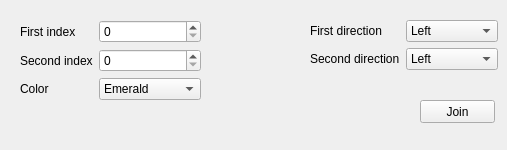
     <widget class="QWidget" name="joinTab">
      <attribute name="title">
       <string>Join</string>
      </attribute>
      <widget class="QWidget" name="layoutWidget">
       <property name="geometry">
        <rect>
         <x>20</x>
         <y>20</y>
         <width>181</width>
         <height>121</height>
        </rect>
       </property>
       <layout class="QFormLayout" name="formLayout_10">
        <item row="0" column="0">
         <widget class="QLabel" name="label_59">
          <property name="text">
           <string>First index</string>
          </property>
         </widget>
        </item>
        <item row="0" column="1">
         <widget class="QSpinBox" name="compCurveJoinFirstIndexSpinBox">
          <property name="maximum">
           <number>1000</number>
          </property>
         </widget>
        </item>
        <item row="1" column="0">
         <widget class="QLabel" name="label_60">
          <property name="text">
           <string>Second index</string>
          </property>
         </widget>
        </item>
        <item row="1" column="1">
         <widget class="QSpinBox" name="compCurveJoinSecondIndexSpinBox">
          <property name="maximum">
           <number>1000</number>
          </property>
         </widget>
        </item>
        <item row="2" column="0">
         <widget class="QLabel" name="label_84">
          <property name="text">
           <string>Color</string>
          </property>
         </widget>
        </item>
        <item row="2" column="1">
         <widget class="QComboBox" name="compCurveJoinComboBoxColor">
          <item>
           <property name="text">
            <string>Emerald</string>
           </property>
          </item>
          <item>
           <property name="text">
            <string>Amethyst</string>
           </property>
          </item>
          <item>
           <property name="text">
            <string>Pomegranate</string>
           </property>
          </item>
         </widget>
        </item>
       </layout>
      </widget>
      <widget class="QWidget" name="layoutWidget">
       <property name="geometry">
        <rect>
         <x>310</x>
         <y>20</y>
         <width>188</width>
         <height>71</height>
        </rect>
       </property>
       <layout class="QFormLayout" name="formLayout_11">
        <item row="0" column="0">
         <widget class="QLabel" name="label_61">
          <property name="text">
           <string>First direction</string>
          </property>
         </widget>
        </item>
        <item row="0" column="1">
         <widget class="QComboBox" name="compCurveJoinFirstDirectionComboBox">
          <item>
           <property name="text">
            <string>Left</string>
           </property>
          </item>
          <item>
           <property name="text">
            <string>Right</string>
           </property>
          </item>
         </widget>
        </item>
        <item row="1" column="0">
         <widget class="QLabel" name="label_62">
          <property name="text">
           <string>Second direction</string>
          </property>
         </widget>
        </item>
        <item row="1" column="1">
         <widget class="QComboBox" name="compCurveJoinSecondDirectionComboBox">
          <item>
           <property name="text">
            <string>Left</string>
           </property>
          </item>
          <item>
           <property name="text">
            <string>Right</string>
           </property>
          </item>
         </widget>
        </item>
       </layout>
      </widget>
      <widget class="QPushButton" name="compCurveJoinButton">
       <property name="geometry">
        <rect>
         <x>420</x>
         <y>100</y>
         <width>75</width>
         <height>23</height>
        </rect>
       </property>
       <property name="text">
        <string>Join</string>
       </property>
      </widget>
     </widget>
